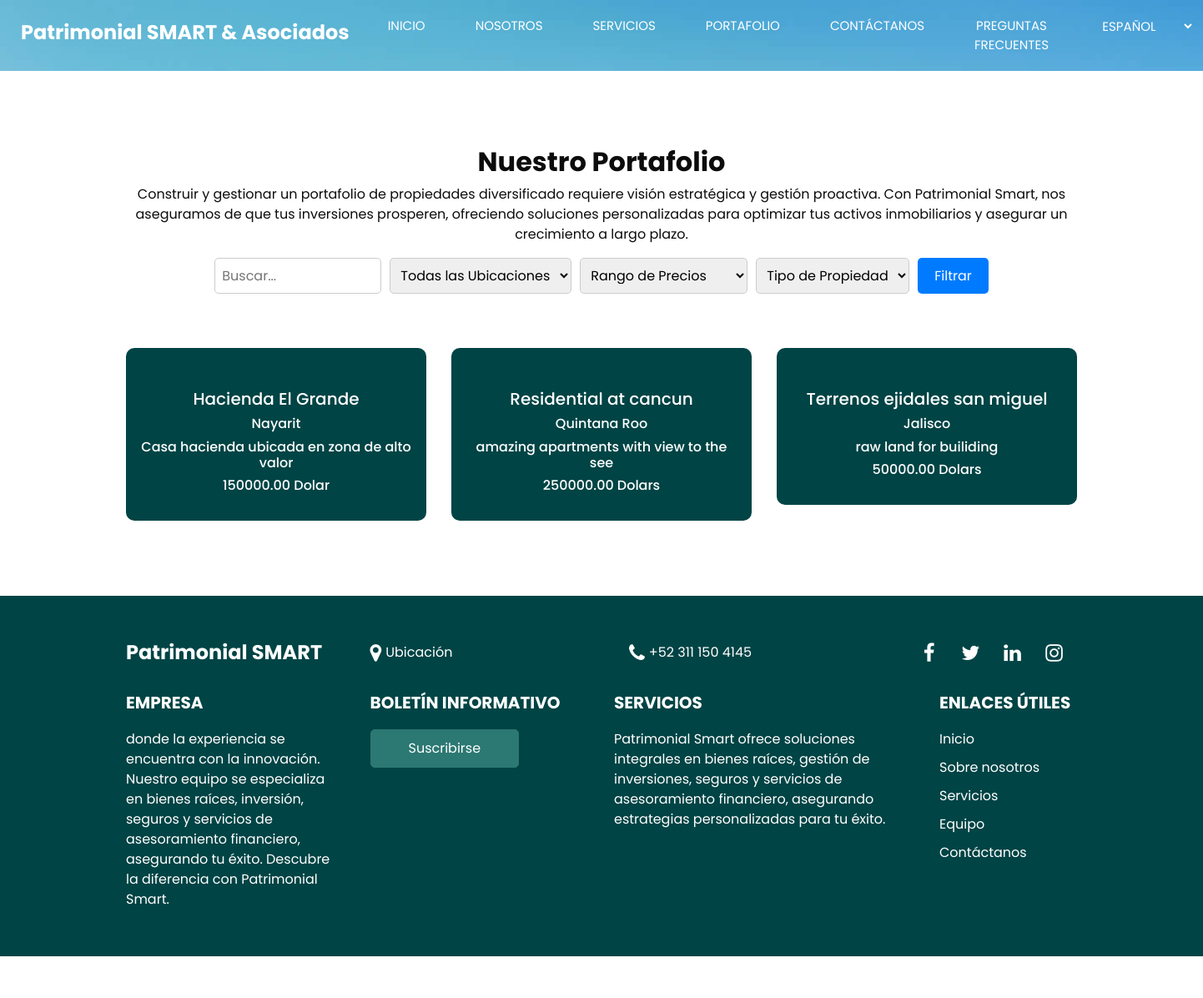
Before: /web_site/portfolio_es with the older database file.
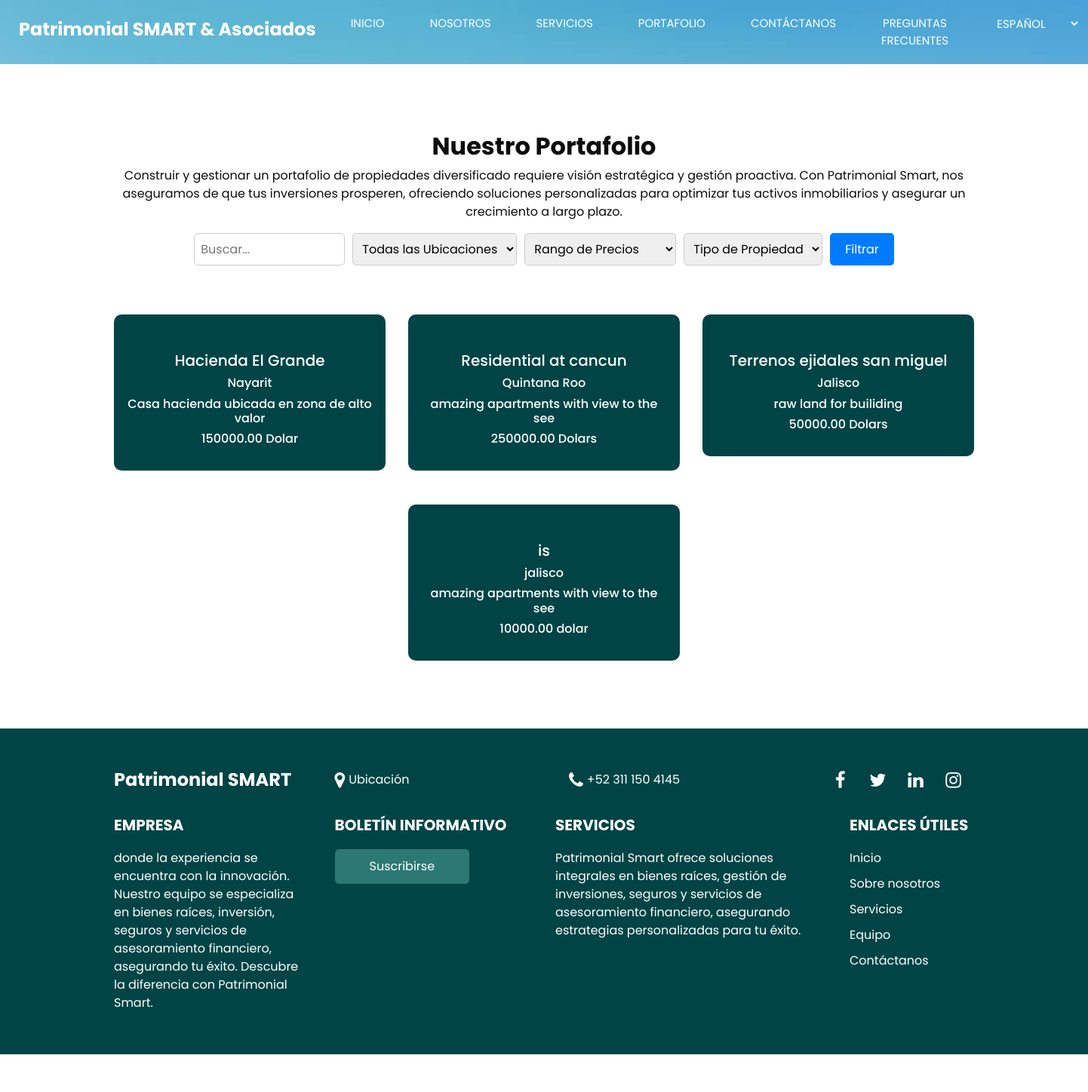
After: the same page with the newer database file.
### web_site/models.py (models this page shows, shortened)
class SmrtProperties(models.Model):
    imb_ID = models.AutoField(primary_key=True)
    imb_Category = models.CharField(max_length=60, null=True)
    imb_Name = models.CharField(max_length=120, null=True)
    imb_MLS = models.FloatField(null=True)
    imb_Type = models.CharField(max_length=50, null=True)
    imb_City = models.CharField(max_length=50, null=True)
    imb_State = models.CharField(max_length=50, null=True)
    imb_Area = models.CharField(max_length=80, null=True)
    imb_Bedrooms = models.SmallIntegerField(null=True)
    imb_Bathrooms = models.SmallIntegerField(null=True)
    imb_Size = models.FloatField(null=True)
    imb_Price = models.DecimalField(max_digits=12, decimal_places=2, null=True)
    imb_Currency = models.CharField(max_length=30, null=True)
    imb_New_Flag = models.BooleanField(null=True)
    imb_Owner = models.CharField(max_length=80, null=True)
    imb_Agent = models.CharField(max_length=80, null=True)
    imb_Prom_Disc = models.BooleanField(null=True)
    imb_Description = models.CharField(max_length=200, null=True)
    imb_Active = models.BooleanField(null=True)

### web_site/views.py (the view)
# urls.py: path("portfolio_es", views.portfolio_es, name="portfolio_es"),
def portfolio_es(request):
   return render(request, "web_site/portfolio_es.html",{
      "props": SmrtProperties.objects.all()
   })

### web_site/templates/web_site/portfolio_es.html (shortened to what this page needs)
{% extends "web_site/layout_es.html" %}
{% block content%}
<div style="background-color: white;">
    <section class="team_section layout_padding">
        <div class="container">
          <div class="heading_container heading_center">
            <h2>
              Nuestro Portafolio
            </h2>
            <p>
              Construir y gestionar un portafolio de propiedades diversificado
               requiere visión estratégica y gestión proactiva. Con Patrimonial Smart,
               nos aseguramos de que tus inversiones prosperen,
               ofreciendo soluciones personalizadas para optimizar tus activos inmobiliarios y asegurar un crecimiento a largo plazo.
            </p>
            <div class="search_bar">
              <input type="text" placeholder="Buscar...">
              <select name="location_filter" id="location_filter">
                <option value="">Todas las Ubicaciones</option>
              </select>
              <select name="price_range_filter" id="price_range_filter">
                <option value="">Rango de Precios</option>
              </select>
              <select name="property_type_filter" id="property_type_filter">
                <option value="">Tipo de Propiedad</option>
              </select>
              <button type="button">Filtrar</button>
            </div>
          </div>
          <div class="row">
            {% for prop in props %}
            <div class="col-md-4 col-sm-6 mx-auto">
                <div class="box">
                  <div class="img-box">
                  </div>
                  <div class="detail-box">
                    <h5>
                      {{ prop.imb_Name }}
                    </h5>
                    <h6 class="">
                      {{ prop.imb_State }}
                    </h6>
                    <h6 class="">
                      {{ prop.imb_Description }}
                    </h6>
                    <h6 class="">
                      {{ prop.imb_Price }}  {{ prop.imb_Currency }}
                    </h6>
                  </div>
                </div>
              </div>
            {% endfor %}
        </div>
      </section>
    </div>
{%endblock%}

Changed rows visible on the page:
added SmrtProperties: imb_Name "is", imb_State "jalisco", imb_Description "amazing apartments with view to the see", imb_Price "10000.00", imb_Currency "dolar"
